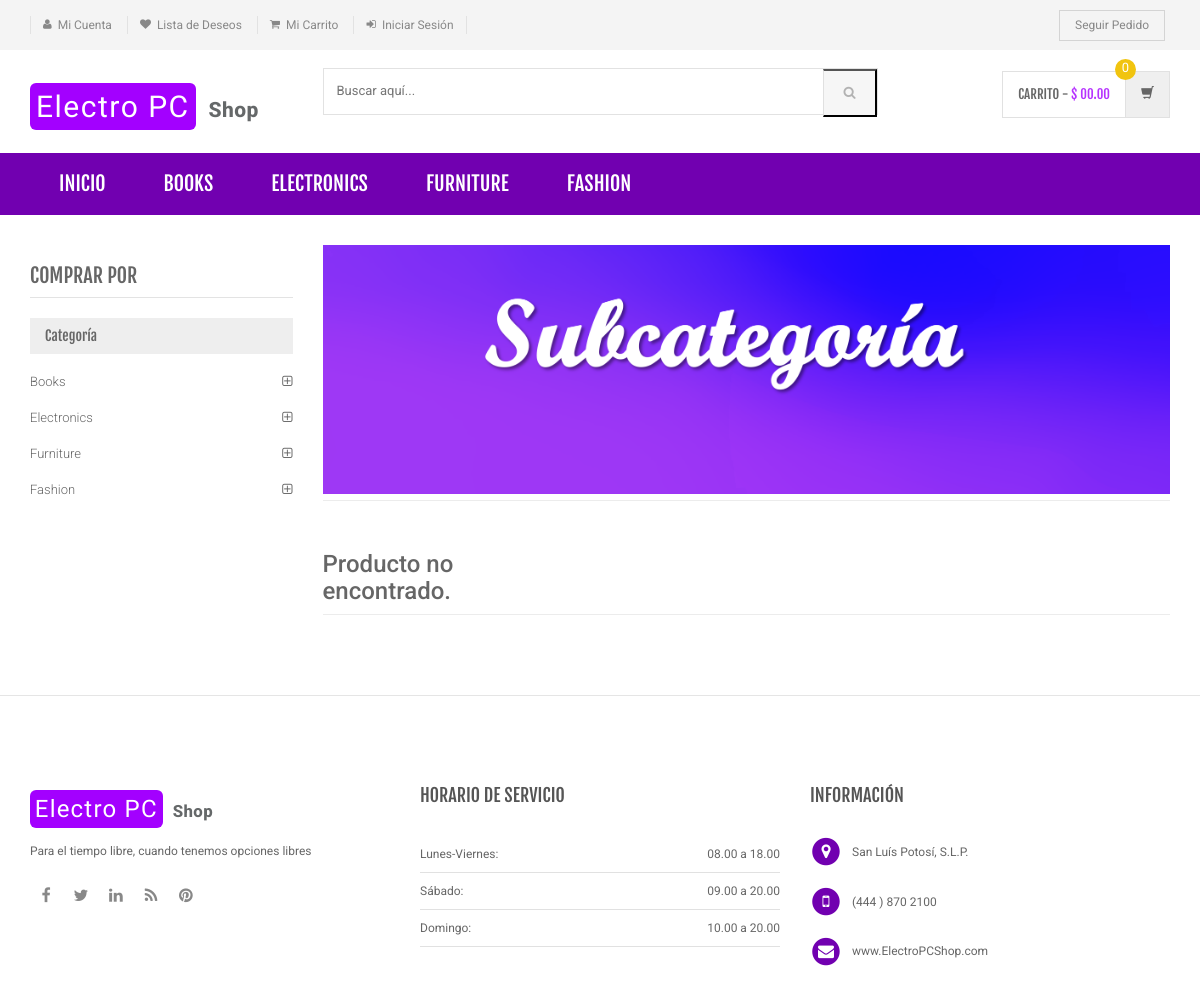
Before: /sub-category.php with the older database file.
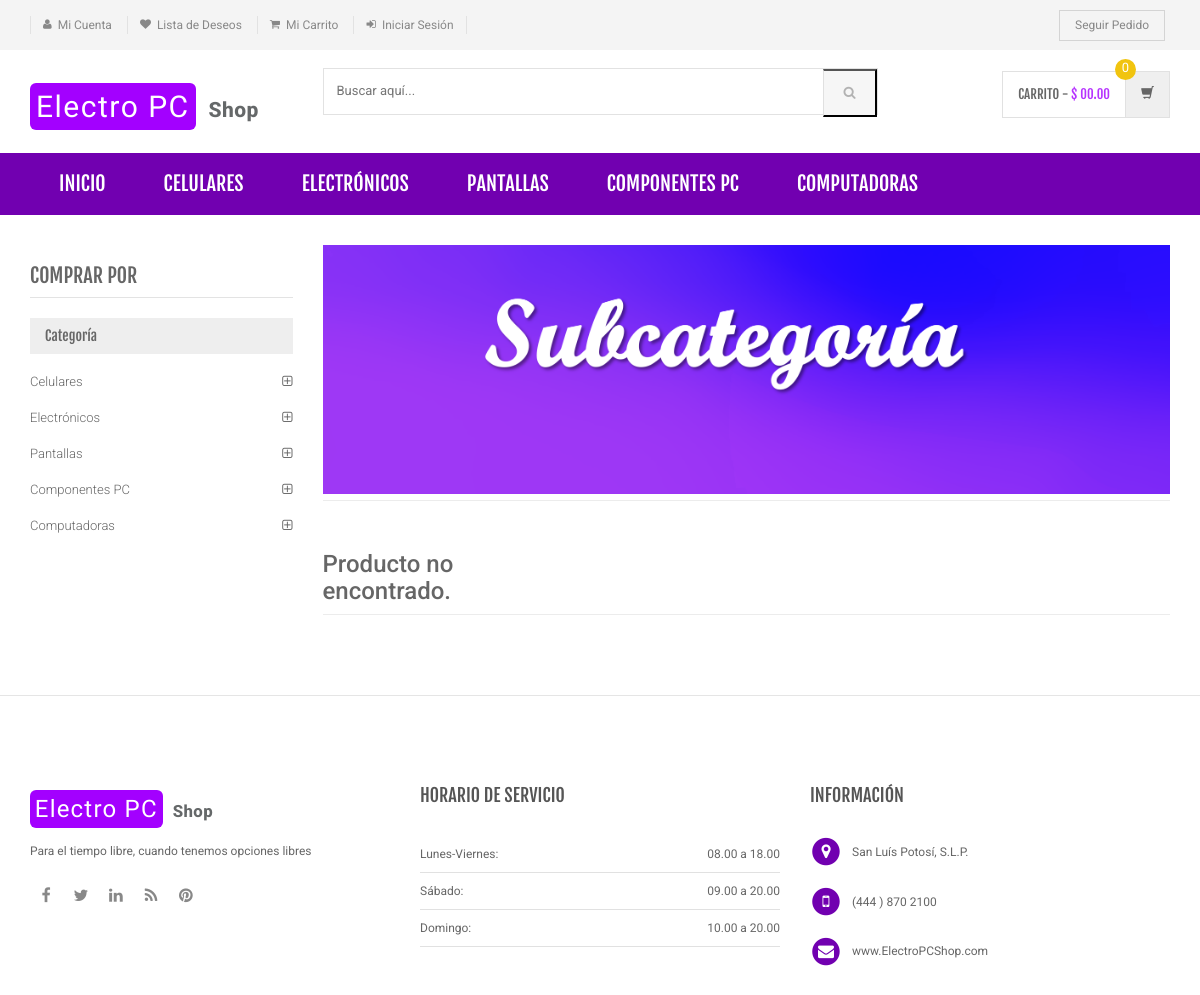
After: the same page with the newer database file.
### tables this page shows
CREATE TABLE `category` (
  `id` int(11) NOT NULL,
  `categoryName` varchar(255) DEFAULT NULL,
  `categoryDescription` longtext DEFAULT NULL,
  `creationDate` timestamp NOT NULL DEFAULT current_timestamp(),
  `updationDate` varchar(255) DEFAULT NULL
);

### sub-category.php (the view, shortened to what the changed rows need)
<?php
include('includes/config.php');
?>
<!DOCTYPE html>
<html lang="en">
	<head>
	    <link rel="stylesheet" href="assets/css/bootstrap.min.css">
	    <link rel="stylesheet" href="assets/css/main.css">
	    <link rel="stylesheet" href="assets/css/green.css">
	    <link rel="stylesheet" href="assets/css/owl.carousel.css">
		<link rel="stylesheet" href="assets/css/owl.transitions.css">
		<link href="assets/css/lightbox.css" rel="stylesheet">
		<link rel="stylesheet" href="assets/css/animate.min.css">
		<link rel="stylesheet" href="assets/css/rateit.css">
		<link rel="stylesheet" href="assets/css/bootstrap-select.min.css">
		<link rel="stylesheet" href="assets/css/config.css">
		<link href="assets/css/green.css" rel="alternate stylesheet" title="Green color">
		<link href="assets/css/blue.css" rel="alternate stylesheet" title="Blue color">
		<link href="assets/css/red.css" rel="alternate stylesheet" title="Red color">
		<link href="assets/css/orange.css" rel="alternate stylesheet" title="Orange color">
		<link href="assets/css/dark-green.css" rel="alternate stylesheet" title="Darkgreen color">
		<link rel="stylesheet" href="assets/css/font-awesome.min.css">
		<link rel="stylesheet" href="css/purple.css">
		<link rel="stylesheet" href="css/custom.css">
	</head>
    <body class="cnt-home">
<header class="header-style-1">
<?php include('includes/main-header.php');?>
<?php include('includes/menu-bar.php');?>
</header>
<div class="body-content outer-top-xs">
	<div class='container'>
		<div class='row outer-bottom-sm'>
			<div class='col-md-3 sidebar'>
	            <div class="sidebar-module-container">
	            	<div class="sidebar-filter">
<div class="sidebar-widget wow fadeInUp outer-bottom-xs ">
	<div class="sidebar-widget-body m-t-10">
	         <?php $sql=mysqli_query($con,"select id,categoryName  from category");
while($row=mysqli_fetch_array($sql))
{
    ?>
		<div class="accordion">
	    	<div class="accordion-group">
	            <div class="accordion-heading">
	                <a href="category.php?cid=<?php echo $row['id'];?>"  class="accordion-toggle collapsed">
	                   <?php echo $row['categoryName'];?>
	                </a>
	            </div>
	        </div>
	    </div>
	    <?php } ?>
	</div>
</div>
	            	</div>
	            </div>
            </div>
		</div>
</div>
</div>
</body>
</html>

### includes/menu-bar.php (shortened to what the changed rows need)
<div class="header-nav animate-dropdown">
    <div class="container barrita">
        <div class="yamm navbar navbar-default" role="navigation">
            <div class="nav-bg-class">
                <div class="navbar-collapse collapse" id="mc-horizontal-menu-collapse">
	<div class="nav-outer" >
		<ul class="nav navbar-nav">
              <?php $sql=mysqli_query($con,"select id,categoryName  from category limit 6");
while($row=mysqli_fetch_array($sql))
{
    ?>
			<li class="dropdown yamm">
				<a href="category.php?cid=<?php echo $row['id'];?>"> <?php echo $row['categoryName'];?></a>
			</li>
			<?php } ?>
		</ul>
	</div>
</div>
            </div>
        </div>
    </div>
</div>

Changed rows visible on the page:
removed category: categoryName "BOOKS", categoryName "Books"
removed category: categoryName "FURNITURE", categoryName "Furniture"
removed category: categoryName "FASHION", categoryName "Fashion"
added category: categoryName "CELULARES", categoryName "Celulares"
changed category: categoryName "ELECTRONICS" → "ELECTRÓNICOS"; categoryName "Electronics" → "Electrónicos"
added category: categoryName "PANTALLAS", categoryName "Pantallas"
added category: categoryName "COMPONENTES PC", categoryName "Componentes PC"
added category: categoryName "COMPUTADORAS", categoryName "Computadoras"
